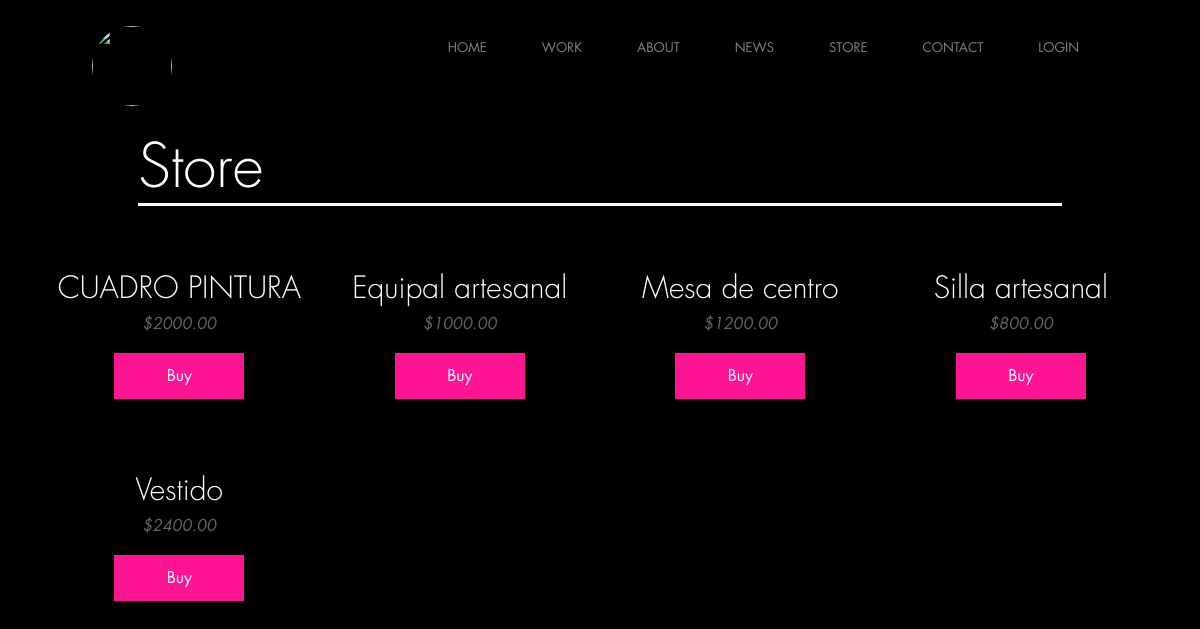
Page /index.php/store on the committed database.
### tables this page shows
CREATE TABLE `PRODUCTO` (
  `ID_PRODUCTO` int(255) NOT NULL AUTO_INCREMENT,
  `ID_CATEGORIA` int(10) DEFAULT NULL,
  `ID_ALMACEN` int(10) DEFAULT NULL,
  `CODIGO_PRODUCTO` varchar(40) DEFAULT NULL,
  `NOMBRE_PRODUCTO` varchar(50) DEFAULT NULL,
  `DESCRIPCION_PRODUCTO` varchar(50) DEFAULT NULL,
  `COSTO_PRODUCTO` float(10,2) DEFAULT '0.00',
  `PRECIO_PRODUCTO` float(10,2) DEFAULT '0.00',
  `STOCK_PRODUCTO` int(30) DEFAULT '0',
  `ACTIVO_PRODUCTO` int(1) DEFAULT '1',
  `VIGENCIA_PRODUCTO` int(1) DEFAULT '1',
  `STOCK_MINIMO_PRODUCTO` int(4) DEFAULT '0',
  `IMAGEN_PRODUCTO` varchar(150) DEFAULT NULL,
  PRIMARY KEY (`ID_PRODUCTO`)
);

### application/controllers/Store.php (called while the page is built, shortened)
<?php
class Store extends CI_Controller {
    public function __construct() {
        $this->load->model("mstore");
        $this->load->model('msite');
        $this->load->model('mmanager');
        $this->load->model('mmanager_products');
    }
    public function index() {
    	$this->load->view('esqueleton/header');
        $data['products'] = $this->mstore->get_all_valid_products_to_store();
        $this->load->view('Store/v_index', $data);
        $this->load->view('esqueleton/footer');
    }
}

### index.php (called while the page is built, shortened)
<?php
require_once BASEPATH.'core/CodeIgniter.php';

### application/models/Mstore.php (called while the page is built, shortened)
<?php
class Mstore extends CI_Model {
    function get_all_valid_products_to_store() {
        try {
            $this->db->select("*");
            $this->db->from('PRODUCTO AS P');
            $this->db->join('CATEGORIA AS C',"P.ID_CATEGORIA=C.ID_CATEGORIA");
            $this->db->where('P.VIGENCIA_PRODUCTO',VIGENTE);
            $this->db->where('P.ACTIVO_PRODUCTO',VIGENTE);
            $this->db->order_by('P.NOMBRE_PRODUCTO', 'ASC');
            $query = $this->db->get();
            return $query->result_array();
        } catch (Exception $ex) {
            return $e->getMessage();
        }
    }
}

### application/views/Store/v_index.php (the view, shortened to what this page needs)
<section class="page-info-sectionII h2-section">
    <h2>Store</h2>
</section>
<div class="container mt-container pd-container">
    <div class="row">
        <?php
if (count($products) > NULO) {
   foreach ($products as $product) {
      ?>
                <div class="col-lg-3 col-sm-6">
                    <div class="shop-item">
                        <h3><?=$product['NOMBRE_PRODUCTO']?></h3>
                        <h6>$<?=$product['PRECIO_PRODUCTO']?></h6>
                        <a href="<?=$this->session->userdata('YOY_ID_USUARIO') ? base_url('store/sales/' . $product['ID_PRODUCTO']) : base_url('login')?>" class="add-card">Buy</a>
                    </div>
                </div>
                <?php
}
} else {
   ?>
            <div class="portfolio-item deisablee" style="color: white;">No hay productos disponibles</div>
            <?php
}
?>
    </div>
</div>

### assets/css/style.css (style rules this page uses)
.pd-container { padding: 0px 42px; }
.h2-section { margin-top:6rem }
.mt-container { margin-top:2%;margin-bottom:1%; }
.page-info-sectionII { height:110px !important }
html, body { background-image: url(../img/pattern.svg); background-attachment: fixed; background-position: center center; background-repeat: repeat; background-color: #000; height: 100%; font-family: 'Futura LT Book', sans-serif; }
h1, h2, h3, h4, h5, h6 { margin: 0; color: #ffffff; font-weight: 700; }
h2 { font-size: 36px; }
h3 { font-size: 30px; }
h6 { font-size: 16px; }
.shop-item { text-align: center; margin-bottom: 33px; }
.shop-item h3 { font-weight: lighter; margin-bottom: 8px; }
.shop-item h6 { font-size: 16px; color: #60656b; font-weight: lighter; font-style: italic; margin-bottom: 20px; }
.shop-item .add-card { display: inline-block; color: #fff; min-width: 130px; padding: 11px; background: #ff1493; }
.page-info-sectionII { height: 270px; position: relative; padding: 0 15px; text-align: center; display: -webkit-box; display: -ms-flexbox; display: flex; -webkit-box-pack: center; -ms-flex-pack: center; justify-content: center; -webkit-box-align: end; -ms-flex-align: end; align-items: flex-end; overflow: hidden; }
.page-info-sectionII h2 { font-size: 60px; font-weight: lighter; color: #fff; position: relative; z-index: 1; width: 100%; margin: 0px 123px; border-bottom: 3px solid white; text-align: left; }
.page-info-sectionII:after { position: absolute; content: ""; width: 100%; height: calc(100% - 64px); left: 0; bottom: 0; }
@media (min-width: 1200px) { .container { max-width: 1176px; } }

### rows in the picture
producto: NOMBRE_PRODUCTO "CUADRO PINTURA", PRECIO_PRODUCTO "2000.00"
producto: NOMBRE_PRODUCTO "Equipal artesanal", PRECIO_PRODUCTO "1000.00"
producto: NOMBRE_PRODUCTO "Mesa de centro", PRECIO_PRODUCTO "1200.00"
producto: NOMBRE_PRODUCTO "Silla artesanal", PRECIO_PRODUCTO "800.00"
producto: NOMBRE_PRODUCTO "Vestido", PRECIO_PRODUCTO "2400.00"
